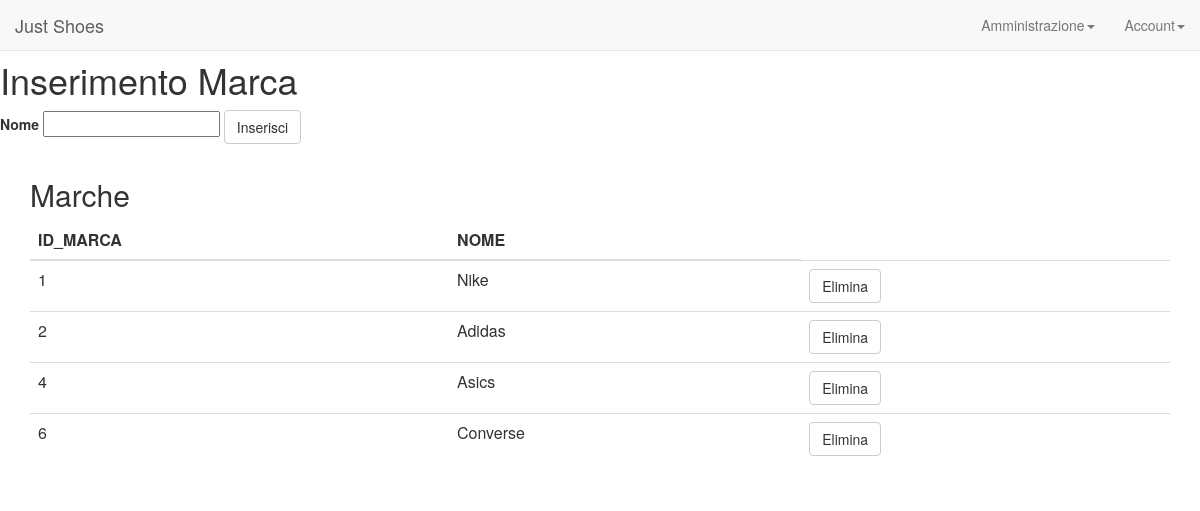
Page /admin/gestione-marche.php (signed in) on the committed database.
### tables this page shows
CREATE TABLE `Marca` (
  `id_marca` int(10) NOT NULL,
  `nome` varchar(50) DEFAULT NULL
);

### admin/gestione-marche.php (the view, shortened to what this page needs)
<?php
  include_once("../config.php");
  include_once("../header.php");
?>
<h1>Inserimento Marca</h1>
<form id="inserimento-marca" method="post" action="gestione-marche.php">
  <label for="nome">Nome</label>
  <input type="text" name="nome"></input>
  <button class="btn btn-default" onclick="submit()">Inserisci</button>
</form>
<?php
  $sql_fetch = "SELECT * FROM Marca";
  $query = mysql_query($sql_fetch) or die("meh");
  if(mysql_num_rows($query) > 0) {
      $ris = mysql_fetch_assoc($query);
      echo "<div class='container'>".
            "<h2>Marche</h2>".
            "<table class='table'>".
            "<thead>".
              "<tr>";
      foreach ($ris as $key => $value) {
        echo "<th>".strtoupper($key)."</th>";
      }
      echo "    </tr>".
              "</thead>".
              "";
      while($ris){
        echo "<tr>";
        foreach ($ris as $key => $value) {
            echo "<td>".$ris["".$key]."</td>";
        }
        echo "<td><button class='btn btn-default' onclick='elimina_marca(".$ris["id_marca"].")'>Elimina</button></td>";
        echo "</tr>";
        $ris = mysql_fetch_assoc($query);
      }
  }
?>

### rows in the picture
marca: id_marca "1", nome "Nike"
marca: id_marca "2", nome "Adidas"
marca: id_marca "4", nome "Asics"
marca: id_marca "6", nome "Converse"

### other values in the picture
$key "ID_MARCA"
$key "NOME"
